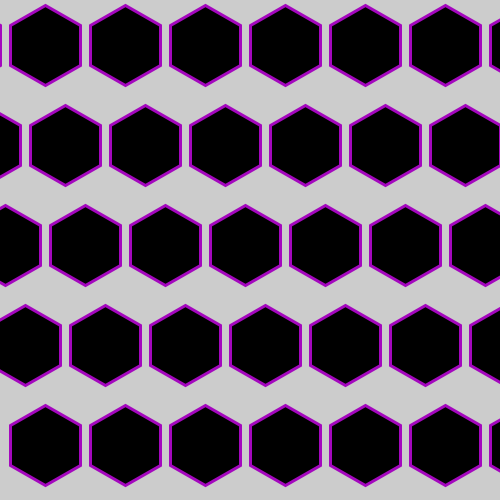
Frame 1 (no input)
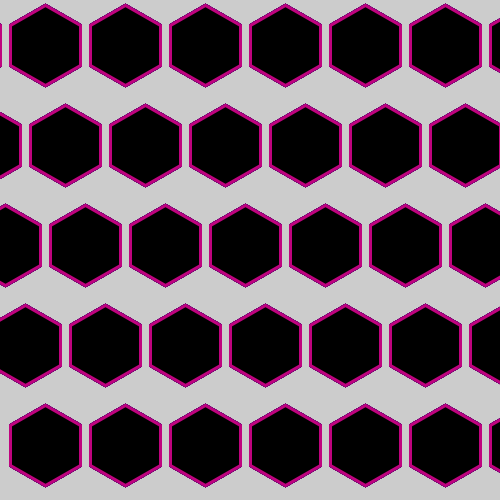
Frame 60 (the mouse pressed at the canvas centre just before this capture)
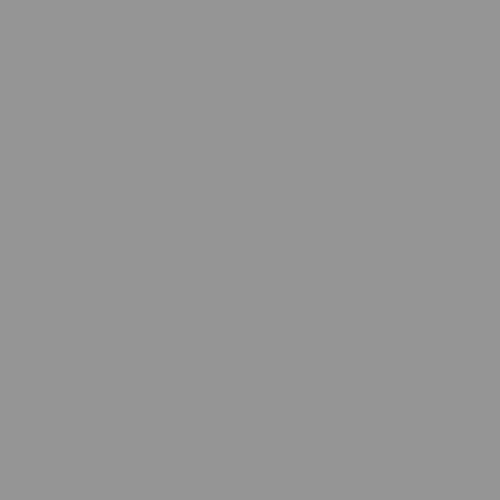
Frame 120 (the mouse held since frame 60 and released just before this capture)

The Processing sketch that drew these frames (run headless with seeded random() and noise(); from frame 60 on, the mouse is pressed at the canvas centre):

// Processing sketch: processing_161891
// ── processing_161891.pde

//By AurÃ�Â©lie Virely modified by Lucille 
 
int A = 45;
int B = 5;
int C = 80;
int D = 25;
int E = 65;
int F = 85;
int G = 10;
int H = 25;
 
float X = 255;
float Y = 232;
int compteur =1;
 
void setup(){
  size(500,500);
  smooth();
  //background(0);
}
 
void draw(){

  translate(-400,0);
  stroke(random(255),random(30), random(200));
  strokeWeight(3);
 
  fill(0);{
    for (int i = 0; i < 2*width; i = i + 80) {
       for(int j=0; j < height; j= j + 100){
      
            beginShape();
            vertex(A+j+i, B+j);
            vertex(C+j+i, D+j);
            vertex(C+j+i, E+j);
            vertex(A+j+i, F+j);
            vertex(G+j+i, E+j);
            vertex(G+j+i, H+j);
            endShape(CLOSE);
  
// Changement du fond en cliquant sur la souris
    if (mousePressed == true) {
      background(random(0,255));
    }
    }
 
    }
 
 
     
  }
  }
//enregistrment de l'image grÃ¢ce Ã  la touche s
void keyPressed(){
     
  if (key == 's'){
 save ("motifaurelie.png");
    }
   }
   
// Corriged by Tifaine
//1) ***
//2) ***
//3) ***
//4) ***
//5) ** (la repetition du motif n'est peut-être pas tres claire, utilisation de "vertex" ?!)
//6) ***
//7) ***
//8) ***

// Tout bon !
